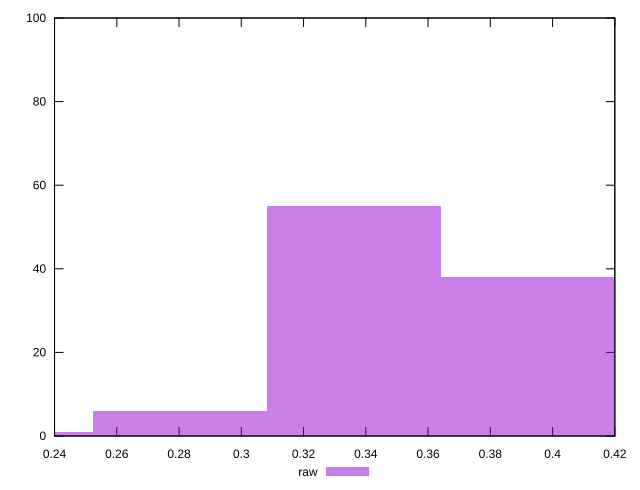

Recreate this plot in gnuplot.
reset

$raw <<EOF
0.22419181398142207 1
0.3362877209721331 55
0.2802397674767776 6
0.3923356744674886 38
EOF

set key outside below
set boxwidth 0.05604795349535552
set xrange [0.24:0.42]
set yrange [0:100]
set trange [0:100]
set style fill transparent solid 0.5 noborder
set terminal svg size 640, 490 enhanced background rgb 'white'
set output "report_00025_2021-02-22T21:38:55.199Z/meta/score/samples/pages+cached/raw/histogram.svg"

plot $raw title "raw" with boxes

reset
